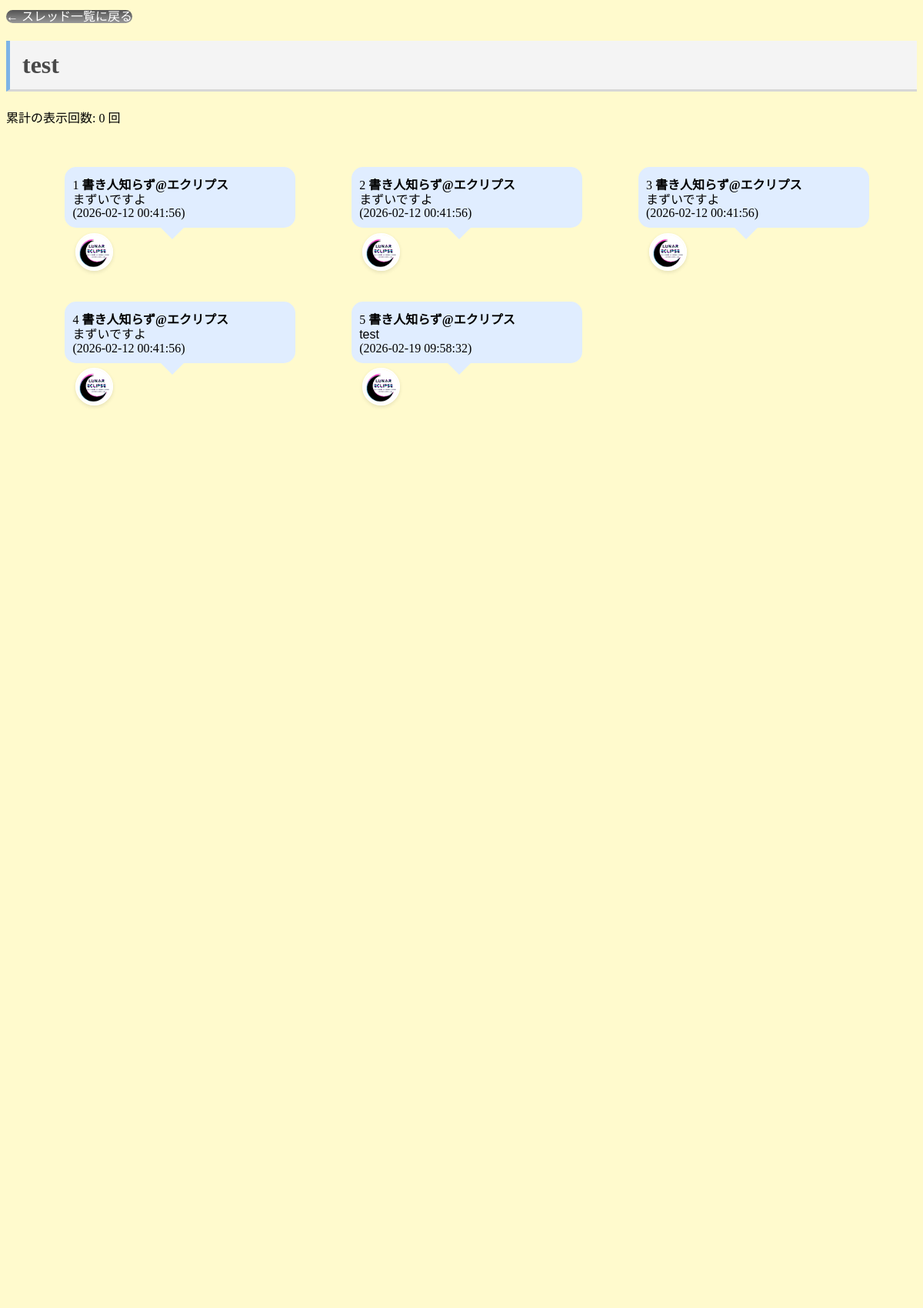
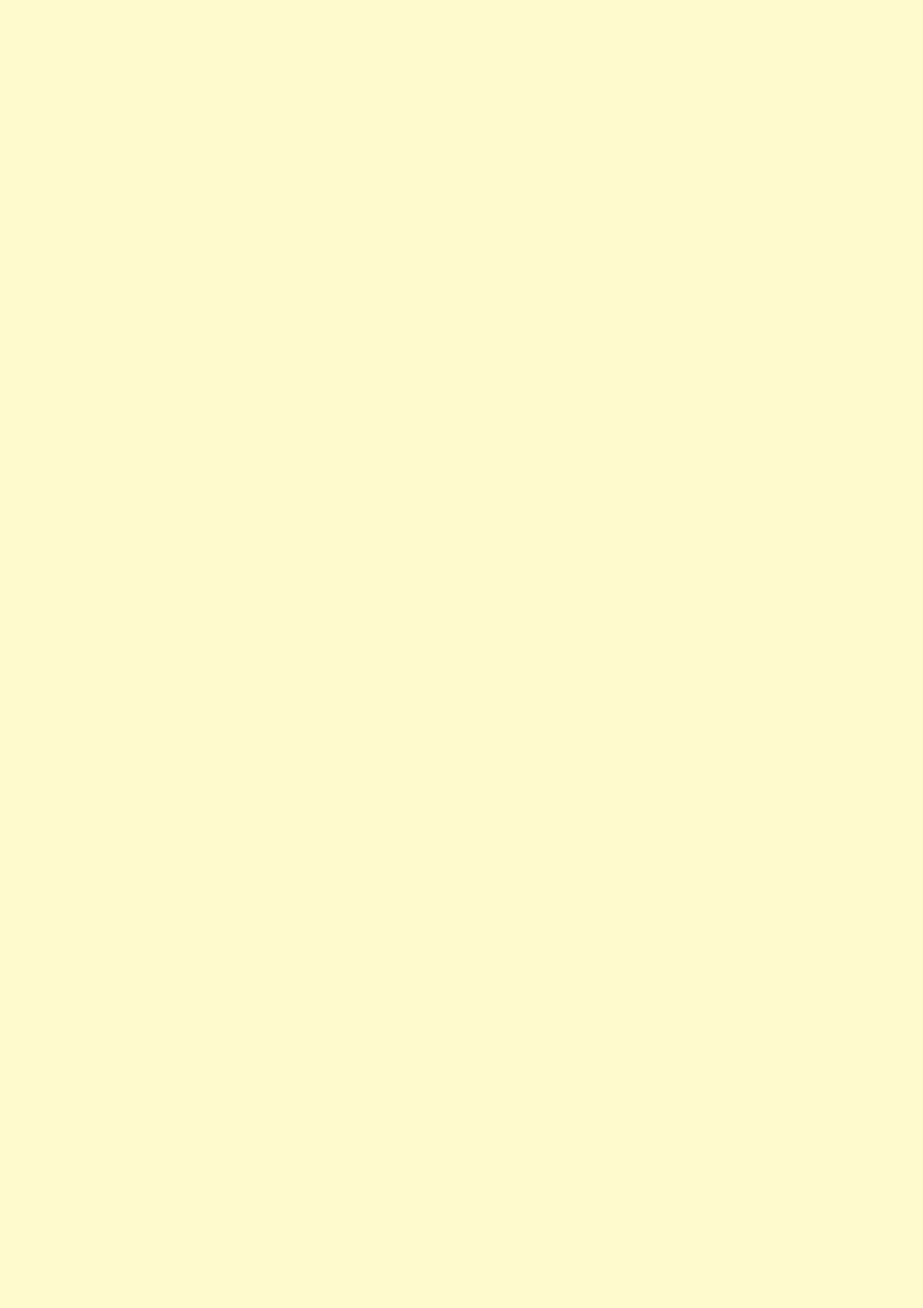
Screenshot of /thread/1 (upper part) with the database file from the repository (2 pictures, top to bottom).
### tables this page shows
CREATE TABLE threads (id INTEGER PRIMARY KEY, title TEXT, created_at TEXT);

CREATE TABLE posts (id INTEGER PRIMARY KEY, thread_id INTEGER, name TEXT, message TEXT, created_at TEXT, icon_url TEXT);

### app.py (the view, shortened to what this page needs)
@app.route("/thread/<int:thread_id>", methods=["GET", "POST"])
def thread(thread_id):
    db = get_db()
    c = db.cursor()
    c.execute("SELECT id, title FROM threads WHERE id=?", (thread_id,))
    thread_data = c.fetchone()
    c.execute("SELECT id, icon_url, name, message, created_at FROM posts WHERE thread_id=? ORDER BY id ASC", (thread_id,))
    rows = c.fetchall()
    posts_with_numbers = []
    for i, p in enumerate(rows):
        posts_with_numbers.append({
            "num": i + 1,
            "id": p["id"],
            "name": p["name"],
            "message": p["message"],
            "created_at": p["created_at"],
            "icon_url": p["icon_url"] # DBから取得したアイコンURL
        })
    theme = request.cookies.get("theme", "d")
    return render_template(
        "thread.html",
        thread=thread_data,
        theme=theme,
        posts=posts_with_numbers,
        thread_id=thread_id
    )

### app.py (called while the page is built)
def get_db():
    db = getattr(g, "_database", None)
    if db is None:
        db = g._database = sqlite3.connect(DATABASE)
        db.row_factory = sqlite3.Row
    return db

@app.teardown_appcontext
def close_connection(exception):
    db = getattr(g, "_database", None)
    if db is not None:
        db.close()

@app.before_request
def rate_limit():
    if request.endpoint in ("new_thread", "thread") and request.method == "POST":
        ip = request.remote_addr
        now = datetime.now()
        if ip in last_posts and now - last_posts[ip] < timedelta(seconds=40):
             abort(429)
        last_posts[ip] = now

@app.before_request
def ensure_theme_cookie():
    theme = request.cookies.get("theme")
    user_agent = request.headers.get("User-Agent", "").lower()
    if theme is None:
        if "iphone" in user_agent or "android" in user_agent:
            g.set_default_theme = "theme-s"
        else:
            g.set_default_theme = "d"

@app.after_request
def apply_theme_cookie(response):
    if getattr(g, "set_default_theme", None):
        response.set_cookie("theme", g.set_default_theme, max_age=60*60*24*30)
    return response

def convert_image_urls(text):
    img_regex = r'(https?://[^\s]+?\.(?:jpg|jpeg|png|gif|bmp|webp))'
    def repl(match):
        url = match.group(1)
        return f'<img src="{url}" height="120" alt="image">'
    return Markup(re.sub(img_regex, repl, text))

### templates/thread.html (shortened to what this page needs)
<!DOCTYPE html>
<html lang="ja">
<head>
</head>
<body>
<a href="/" class="am" id="top">← スレッド一覧に戻る</a>
<h1>{{ thread[1] }}</h1>
<p>累計の表示回数: <span id="onlineCount">0</span> 回</p>
<ul id="posts">
  {% for post in posts %}
<div class="akys">
  <li class="post-container">
<div class="color-box" id="{{ post.num }}">
      {{ post.num }} <b>{{ post.name | safe }}</b>
      <div class="htn">{{ post.message | imgify }}</div>
      <span>({{ post.created_at }})</span>
    </div>
  </li>
<br>
<img src="{{ post.icon_url if post.icon_url else '/static/default_icon.png' }}" class="user-icon" style="margin-top: -30px; margin-left: 50px;">
</div>
  {% endfor %}
</ul>
<br>
<br>
<br>
<br>
<br>
<br>
<br>
<br>
<br>
<br>
<br>
<br>
<br>
<br>
<br>
<br>
<br>
<br>
<br>
<br>
<br>
<br>
<br>
<br>
<br>
<br>
<br>
<br>
<br>
<br>
<br>
<br>
<br>
<br>
<br>
<br>
<br>
<br>
<br>
<br>
<br>
<br>
<br>
<br>
<br>
<br>
<br>
<br>
<br>
<br>
<br>
<br>
<br>
<br>
<br>
<br>
<br>
<br>
<br>
<br>
<br>
<br>
<br>
<br>
<br>
<br>
<br>
<br>
<br>
<br>
<br>
<br>
<br>
<br>
<br>
<br>
<br>
<br>
<br>
<br>
<br>
<br>
<br>
<br>
<br>
<br>
<br>
<br>
<br>
<br>
<br>
<br>
<br>
<br>
<br>
<br>
<br>
<br>
<br>
<br>
<br>
<br>
<br>
<br>
<br>
<br>
<br>
<br>
<br>
<br>
<br>
<br>
<br>
<br>
<br>
<br>
<br>
<br>
<br>
<br>
<br>
<br>
<br>
<br>
<br>
<br>
<br>
<br>
<br>
<br>
<br>
<br>
<br>
<br>
<br>
<br>
<br>
<br>
<br>
<br>
<br>
<br>
<br>
<br>
<br>
<br>
<br>
<br>
<br>
<br>
<br>
<br>
<br>
<br>
<br>
<br>
<br>
<br>
<br>
<br>
<br>
<br>
<br>
<br>
<br>
<br>
<br>
<br>
<br>
<br>
<br>
<br>
<br>
<br>
<br>
<br>
<br>
<br>
<br>
<br>
<br>
<br>
<br>
<br>
<br>
<br>
<br>
<br>
<br>
<br>
<br>
<br>
<br>
<br>
<br>
<br>
<br>
<br>
<br>
<br>
<br>
<br>
<br>
<br>
<br>
<br>
<br>
<br>
<br>
<br>
<br>
<br>
<br>
<br>
<br>
<br>
<br>
<br>
<br>
<br>
<br>
<br>
<br>
<br>
<br>
<br>
<br>
<br>
<br>
<br>
<br>
<br>
<br>
<br>
<br>
<br>
<br>
<br>
<br>
<br>
<br>
<br>
<br>
<br>
<br>
<br>
<br>
<br>
<br>
<br>
<br>
<br>
<br>
<br>
<br>
<br>
<br>
<br>
<br>
<br>
</body>
</html>

### templates/thread.html (style rules this page uses)
.user-icon { width: 45px; height: 45px; border-radius: 50%; object-fit: cover; border: 2px solid white; box-shadow: 0 2px 5px rgba(0,0,0,0.1); pointer-events: none; -webkit-touch-callout: none; margin-top: 6px; margin-left: 25px; }
.htn { font-family: "Saitamaar", "MS PGothic", "ＭＳ Ｐゴシック", sans-serif !important; white-space: pre; font-size: 16px; line-height: 1.1; }
h1 { padding: 0.4em 0.5em; color: #494949; background: #f4f4f4; border-left: solid 5px #7db4e6; border-bottom: solid 3px #d7d7d7; }
a { text-decoration: none; color: #000000; }
.am { background-image: linear-gradient(0deg, #ffffff, #999999 0%, #525252); color: white; border-radius: 10px; }
.color-box { min-width: 280px; max-width: 100%; position: relative; background-color: var(--box-color, #e0edff); padding: 10px; border-radius: 15px; position: relative; max-width: 80%; --after-color: hsl(291, 67%, 73%); }
.akys { min-width: 360px; max-width: 100%; float:left; }
.color-box:before { content: ""; position: absolute; top: 100%; left: 50%; margin-left: -25px; border: 15px solid transparent; border-top: 15px solid var(--box-color, #e0edff); }
li { position: relative; padding: 0.4em; border-radius: 0.5em; margin: 30px; display: inline-block; }
body { background-color: #fffacd; }

### rows the page displays
threads: title "test"
posts: num "1", name "書き人知らず@エクリプス", message|imgify "まずいですよ", created_at "2026-02-12 00:41:56"
posts: num "2", name "書き人知らず@エクリプス", message|imgify "まずいですよ", created_at "2026-02-12 00:41:56"
posts: num "3", name "書き人知らず@エクリプス", message|imgify "まずいですよ", created_at "2026-02-12 00:41:56"
posts: num "4", name "書き人知らず@エクリプス", message|imgify "まずいですよ", created_at "2026-02-12 00:41:56"
posts: num "5", name "書き人知らず@エクリプス", message|imgify "test", created_at "2026-02-19 09:58:32"
